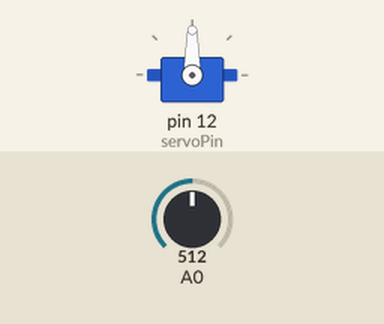
Recording of a sketch running on a simulated Arduino Uno, built with avr-gcc and run on an emulated ATmega328P. Parts: servo. The test bench sets the inputs (shaded band); at power-on: A0 = 512. What the sketch prints to the serial monitor is not drawn.

Above: at 0.05 s.
Timing chart, 0 to 3.0 s (numbered marks = the images above):
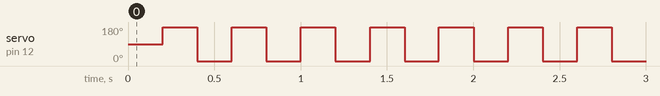

Measured:
- by itself, servo on pin 12 (servoPin): alternates 180° for 0.20 s and 0° for 0.20 s

The sketch:

multimeter_with_servo_sweep.ino
```cpp
#include <Servo.h>

int adcValue;
float firstVoltage;
double amp;

unsigned long lastTelemetryTime = 0;
long telemetryInterval = 200;

float REFERENCE_VOLTAGE = 5.0;
float CIRCUIT_RESISTANCE = 11;

Servo myservo;
int pos = 0;
int servoPin = 12;

void setup() {
  Serial.begin(9600);
  analogReference(REFERENCE_VOLTAGE);

  myservo.attach(servoPin);
}

void loop() {
  adcValue = analogRead(A0);
  firstVoltage = adcValue * (REFERENCE_VOLTAGE / 1023.0);

  amp =  (firstVoltage)/ CIRCUIT_RESISTANCE;

  if (millis() - lastTelemetryTime >= telemetryInterval) {
    lastTelemetryTime = millis();
    Serial.print(" v1: ");
    Serial.print(firstVoltage);
    Serial.print(" i: ");
    Serial.println(amp);

    if (pos == 0) {
        myservo.write(180);
        pos = 180;
    } else {
        myservo.write(0);
        pos = 0;
    }
  }
}
```
